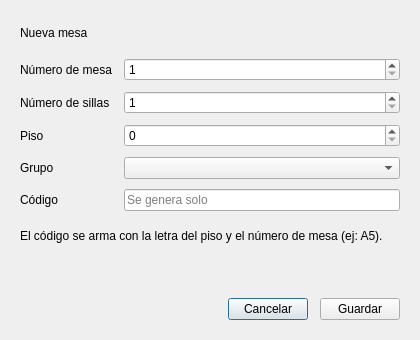
<?xml version="1.0" encoding="UTF-8"?>
<ui version="4.0">
 <class>DialogoMesa</class>
 <widget class="QDialog" name="DialogoMesa">
  <property name="geometry">
   <rect>
    <x>0</x>
    <y>0</y>
    <width>420</width>
    <height>340</height>
   </rect>
  </property>
  <property name="windowTitle">
   <string>Mesa</string>
  </property>
  <property name="modal">
   <bool>true</bool>
  </property>
  <layout class="QVBoxLayout" name="layout_principal">
   <property name="spacing">
    <number>12</number>
   </property>
   <property name="leftMargin">
    <number>20</number>
   </property>
   <property name="topMargin">
    <number>20</number>
   </property>
   <property name="rightMargin">
    <number>20</number>
   </property>
   <property name="bottomMargin">
    <number>20</number>
   </property>
   <item>
    <widget class="QLabel" name="label_titulo">
     <property name="text">
      <string>Nueva mesa</string>
     </property>
    </widget>
   </item>
   <item>
    <layout class="QFormLayout" name="layout_campos">
     <property name="horizontalSpacing">
      <number>12</number>
     </property>
     <property name="verticalSpacing">
      <number>10</number>
     </property>
     <item row="0" column="0">
      <widget class="QLabel" name="label_numero">
       <property name="text">
        <string>Número de mesa</string>
       </property>
      </widget>
     </item>
     <item row="0" column="1">
      <widget class="QSpinBox" name="spinBox_numero">
       <property name="minimum">
        <number>1</number>
       </property>
       <property name="maximum">
        <number>999</number>
       </property>
      </widget>
     </item>
     <item row="1" column="0">
      <widget class="QLabel" name="label_sillas">
       <property name="text">
        <string>Número de sillas</string>
       </property>
      </widget>
     </item>
     <item row="1" column="1">
      <widget class="QSpinBox" name="spinBox_sillas">
       <property name="minimum">
        <number>1</number>
       </property>
       <property name="maximum">
        <number>50</number>
       </property>
      </widget>
     </item>
     <item row="2" column="0">
      <widget class="QLabel" name="label_piso">
       <property name="text">
        <string>Piso</string>
       </property>
      </widget>
     </item>
     <item row="2" column="1">
      <widget class="QSpinBox" name="spinBox_piso">
       <property name="minimum">
        <number>0</number>
       </property>
       <property name="maximum">
        <number>10</number>
       </property>
      </widget>
     </item>
     <item row="3" column="0">
      <widget class="QLabel" name="label_grupo">
       <property name="text">
        <string>Grupo</string>
       </property>
      </widget>
     </item>
     <item row="3" column="1">
      <widget class="QComboBox" name="comboBox_grupo"/>
     </item>
     <item row="4" column="0">
      <widget class="QLabel" name="label_codigo">
       <property name="text">
        <string>Código</string>
       </property>
      </widget>
     </item>
     <item row="4" column="1">
      <widget class="QLineEdit" name="lineEdit_codigo">
       <property name="readOnly">
        <bool>true</bool>
       </property>
       <property name="placeholderText">
        <string>Se genera solo</string>
       </property>
      </widget>
     </item>
    </layout>
   </item>
   <item>
    <widget class="QLabel" name="label_ayuda">
     <property name="text">
      <string>El código se arma con la letra del piso y el número de mesa (ej: A5).</string>
     </property>
     <property name="wordWrap">
      <bool>true</bool>
     </property>
    </widget>
   </item>
   <item>
    <widget class="QLabel" name="label_error">
     <property name="text">
      <string/>
     </property>
     <property name="wordWrap">
      <bool>true</bool>
     </property>
    </widget>
   </item>
   <item>
    <layout class="QHBoxLayout" name="layout_botones">
     <item>
      <spacer name="espaciador_botones">
       <property name="orientation">
        <enum>Qt::Horizontal</enum>
       </property>
       <property name="sizeHint" stdset="0">
        <size>
         <width>40</width>
         <height>20</height>
        </size>
       </property>
      </spacer>
     </item>
     <item>
      <widget class="QPushButton" name="pushButton_cancelar">
       <property name="text">
        <string>Cancelar</string>
       </property>
      </widget>
     </item>
     <item>
      <widget class="QPushButton" name="pushButton_guardar">
       <property name="text">
        <string>Guardar</string>
       </property>
      </widget>
     </item>
    </layout>
   </item>
  </layout>
 </widget>
 <resources/>
 <connections/>
</ui>
